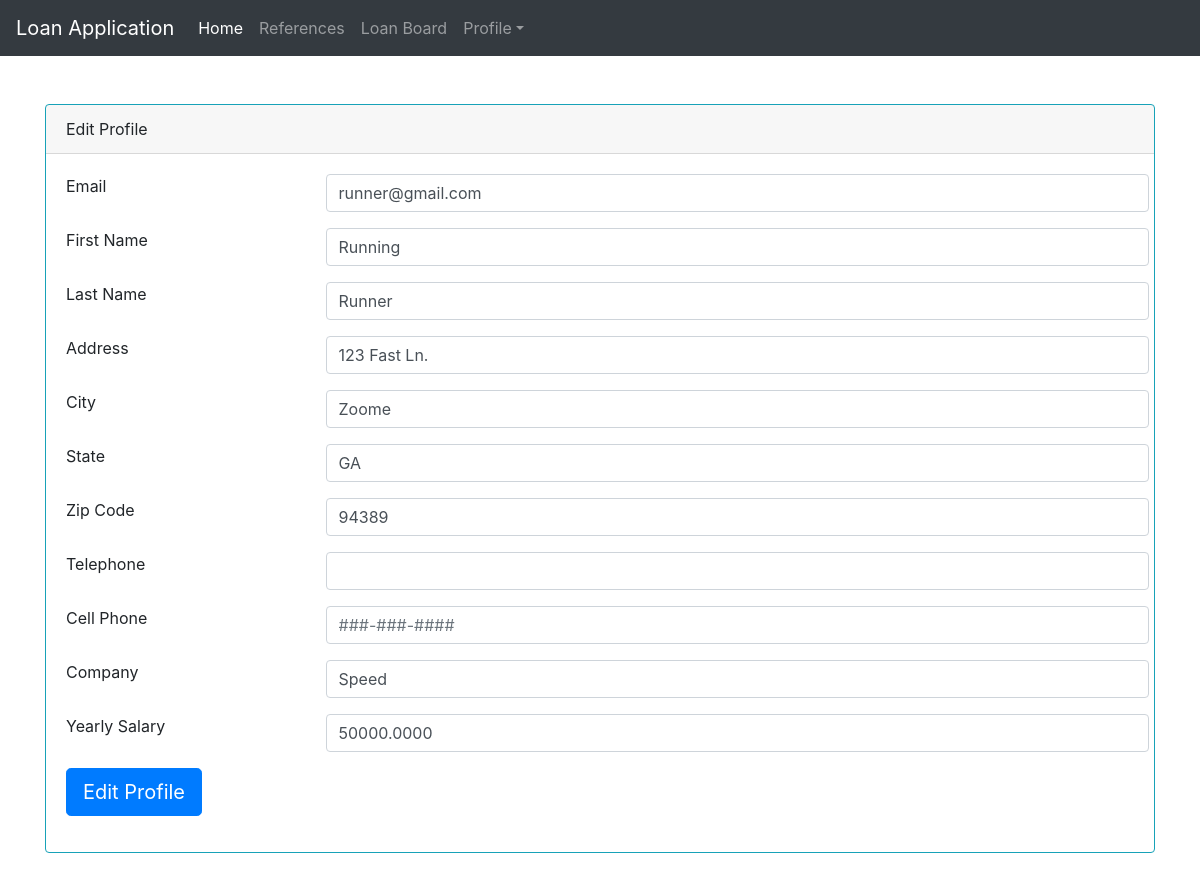
/forms/edit_profile.php (signed in), run on an earlier commit of the app's database.
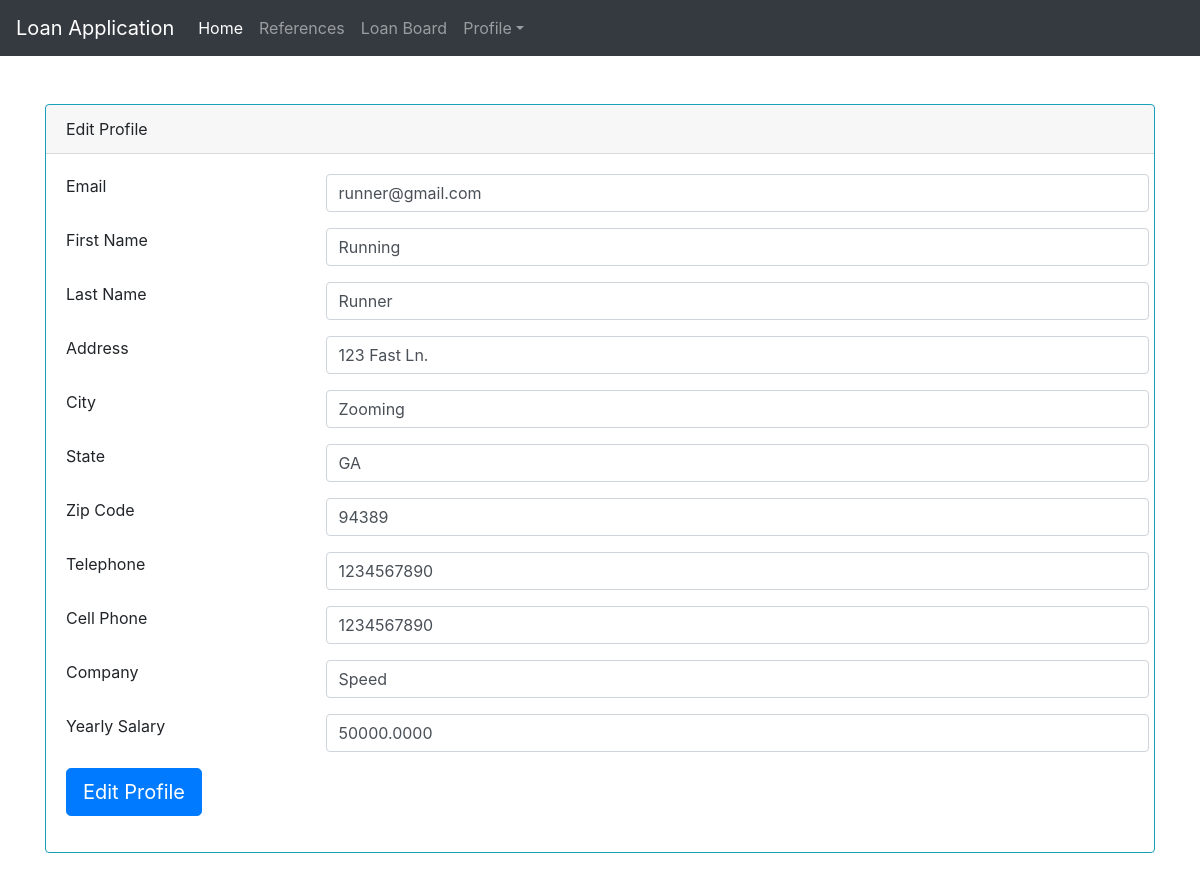
And on a later commit of the database.
### tables this page shows
CREATE TABLE `customers` (
  `customer_id` int(11) NOT NULL,
  `email_id` varchar(255) NOT NULL,
  `login_pw` varchar(255) NOT NULL,
  `first_name` varchar(255) NOT NULL,
  `last_name` varchar(255) NOT NULL,
  `address_line_one` varchar(255) NOT NULL,
  `city_name` varchar(255) NOT NULL,
  `state_cd` varchar(2) NOT NULL,
  `postal_cd` varchar(64) NOT NULL,
  `pri_phone` varchar(255) NOT NULL,
  `alt_phone` varchar(255) DEFAULT NULL,
  `employer_name` varchar(255) DEFAULT NULL,
  `annual_income` decimal(9,4) NOT NULL,
  `bad_login_count` int(11) NOT NULL DEFAULT '0',
  `account_locked_sw` int(1) NOT NULL DEFAULT '0',
  `lastmod` timestamp NOT NULL DEFAULT CURRENT_TIMESTAMP ON UPDATE CURRENT_TIMESTAMP
);

### forms/edit_profile.php (the view, shortened to what this page needs)
<?php
  include_once $_SERVER['DOCUMENT_ROOT'] . "/bdpa-loans/web-assets/tpl/app_header.php";
  include_once $_SERVER['DOCUMENT_ROOT'] . "/bdpa-loans/web-assets/tpl/app_nav.php";
  $customer_id = $_SESSION['customer_id'];
  $profile_sql = <<<SQL
    SELECT * FROM customers WHERE customer_id = $customer_id;
SQL;
  $profile_result = $dbh->query($profile_sql);
  if ($profile_result) {
    while ($profile_row = $profile_result->fetch_assoc()) {
      $email_id = $profile_row['email_id'];
      $first_name = $profile_row['first_name'];
      $last_name = $profile_row['last_name'];
      $address_line_one = $profile_row['address_line_one'];
      $city_name = $profile_row['city_name'];
      $state_cd = $profile_row['state_cd'];
      $postal_cd = $profile_row['postal_cd'];
      $pri_phone = $profile_row['pri_phone'];
      $alt_phone = $profile_row['alt_phone'];
      $employer_name = $profile_row['employer_name'];
      $annual_income = $profile_row['annual_income'];
    }
  } else {
    mysqli_error($dbh);
  }
?>
<div class="card my-4 mx- border-info">
    <div class="card-header">Edit Profile</div>
    <div class="card-body">
        <form action="/bdpa-loans/index.php?action=editprofile" method="post">
            <div class="form-group row">
                <label for="email" class="col-sm-3">Email</label>
                <input type="email" class="form-control col-sm-9" name="email_id" value="<?php echo $email_id ?>" required>
            </div>
            <div class="form-group row">
                <label for="username" class="col-sm-3">First Name</label>
                <input type="text" class="form-control col-sm-9" name="fname" value="<?php echo $first_name ?>" required>
            </div>
            <div class="form-group row">
                <label for="username" class="col-sm-3">Last Name</label>
                <input type="text" class="form-control col-sm-9" name="lname" value="<?php echo $last_name ?>" required>
            </div>
            <div class="form-group row">
                <label for="username" class="col-sm-3">Address</label>
                <input type="text" class="form-control col-sm-9" name="address" value="<?php echo $address_line_one ?>" required>
            </div>
            <div class="form-group row">
                <label for="username" class="col-sm-3">City</label>
                <input type="text" class="form-control col-sm-9" name="city" value="<?php echo $city_name ?>" required>
            </div>
            <div class="form-group row">
                <label for="username" class="col-sm-3">State</label>
                <input type="text" class="form-control col-sm-9" name="state" value="<?php echo $state_cd ?>" required>
            </div>
            <div class="form-group row">
                <label for="username" class="col-sm-3">Zip Code</label>
                <input type="text" class="form-control col-sm-9" name="zip" value="<?php echo $postal_cd ?>" required>
            </div>
            <div class="form-group row">
                <label for="username" class="col-sm-3">Telephone</label>
                <input type="text" class="form-control col-sm-9" name="telephone" value="<?php echo $pri_phone ?>" required>
            </div>
            <div class="form-group row">
                <label for="username" class="col-sm-3">Cell Phone</label>
                <input type="text" class="form-control col-sm-9" placeholder="###-###-####" name="cellphone" value="<?php echo $alt_phone ?>" required>
            </div>
            <div class="form-group row">
                <label for="username" class="col-sm-3">Company</label>
                <input type="text" class="form-control col-sm-9" name="company" value="<?php echo $employer_name ?>" required>
            </div>
            <div class="form-group row">
                <label for="username" class="col-sm-3">Yearly Salary</label>
                <input type="text" class="form-control col-sm-9" name="yearlysalary" value="<?php echo $annual_income ?>" required>
            </div>
            <div class="form-group row">
              <div class= "col-md-6">
                <button type="submit" class="btn btn-lg btn-primary">Edit Profile</button>
              </div>
            </div>
    </div>
</div>

What changed in the data, as far as the page shows it:
changed customers "runner@gmail.com": city "Zoome" → "Zooming"; telephone (not shown) → "1234567890"; cellphone (not shown) → "1234567890"
